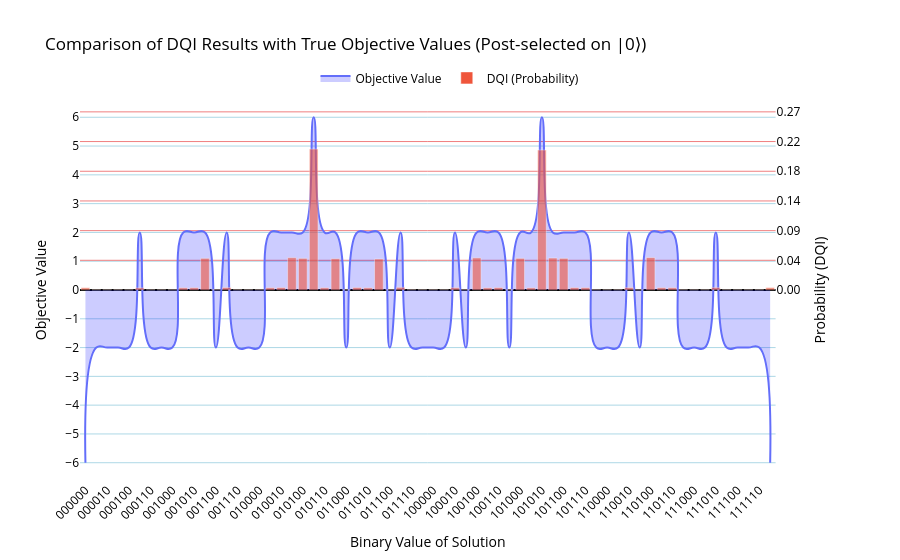

The code cell stored with this chart in its notebook:
### Code cell
counts_filtered = post_selection_counts(counts)
plot_results_union_plotly(
    brute_force_results,
    counts_filtered,
    plot_name="Comparison of DQI Results with True Objective Values (Post-selected on |0⟩)",
    spline_smoothing=1.3
)

### Figure 1 — Plotly figure (JSON) as saved in the notebook; plotly's stock layout.template omitted (floating-point values rounded to 4 significant figures)
{"data": [{"fill": "tozeroy", "fillcolor": "rgba(0,0,255,0.2)", "line": {"shape": "spline", "smoothing": 1.3}, "mode": "lines", "name": "Objective Value", "type": "scatter", "x": ["000000", "000001", "000010", "000011", "000100", "000101", "000110", "000111", "001000", "001001", "001010", "001011", "001100", "001101", "001110", "001111", "010000", "010001", "010010", "010011", "010100", "010101", "010110", "010111", "011000", "011001", "011010", "011011", "011100", "011101", "011110", "011111", "100000", "100001", "100010", "100011", "100100", "100101", "100110", "100111", "101000", "101001", "101010", "101011", "101100", "101101", "101110", "101111", "110000", "110001", "110010", "110011", "110100", "110101", "110110", "110111", "111000", "111001", "111010", "111011", "111100", "111101", "111110", "111111"], "xaxis": "x", "y": [-6, -2, -2, -2, -2, 2, -2, -2, -2, 2, 2, 2, -2, 2, -2, -2, -2, 2, 2, 2, 2, 6, 2, 2, -2, 2, 2, 2, -2, 2, -2, -2, -2, -2, 2, -2, 2, 2, 2, -2, 2, 2, 6, 2, 2, 2, 2, -2, -2, -2, 2, -2, 2, 2, 2, -2, -2, -2, 2, -2, -2, -2, -2, -6], "yaxis": "y"}, {"marker": {"opacity": 0.6}, "name": "DQI (Probability)", "type": "bar", "x": ["000000", "000001", "000010", "000011", "000100", "000101", "000110", "000111", "001000", "001001", "001010", "001011", "001100", "001101", "001110", "001111", "010000", "010001", "010010", "010011", "010100", "010101", "010110", "010111", "011000", "011001", "011010", "011011", "011100", "011101", "011110", "011111", "100000", "100001", "100010", "100011", "100100", "100101", "100110", "100111", "101000", "101001", "101010", "101011", "101100", "101101", "101110", "101111", "110000", "110001", "110010", "110011", "110100", "110101", "110110", "110111", "111000", "111001", "111010", "111011", "111100", "111101", "111110", "111111"], "xaxis": "x", "y": [0.003565, 0.0004687, 0.0003577, 0.0004564, 0.0003084, 0.003256, 0.0003454, 0.000333, 0.0003577, 0.003429, 0.003565, 0.04804, 0.0006291, 0.003799, 0.0004441, 0.00037, 0.0005057, 0.003491, 0.003799, 0.04912, 0.04799, 0.2136, 0.003466, 0.04745, 0.0003454, 0.003873, 0.003478, 0.04696, 0.0004811, 0.004058, 0.0005057, 0.0004441, 0.0004811, 0.0004071, 0.003552, 0.0005304, 0.04874, 0.00333, 0.003799, 0.0004934, 0.04798, 0.003318, 0.2122, 0.04848, 0.04798, 0.0037, 0.003589, 0.0005181, 0.0003577, 0.0004441, 0.003651, 0.0003824, 0.04925, 0.003589, 0.003491, 0.0004071, 0.000333, 0.0004071, 0.003861, 0.0004564, 0.0003084, 0.00037, 0.0004687, 0.003799], "yaxis": "y2"}], "layout": {"font": {"color": "black"}, "legend": {"orientation": "h", "x": 0.5, "xanchor": "center", "y": 1.02, "yanchor": "bottom"}, "title": {"text": "Comparison of DQI Results with True Objective Values (Post-selected on |0⟩)"}, "xaxis": {"anchor": "y", "domain": [0, 0.94], "tickangle": -45, "title": {"text": "Binary Value of Solution"}}, "yaxis": {"anchor": "x", "domain": [0, 1], "dtick": 1, "gridcolor": "lightblue", "range": [-6.6, 6.6], "showgrid": true, "tick0": 0, "title": {"text": "Objective Value"}}, "yaxis2": {"anchor": "x", "gridcolor": "lightcoral", "overlaying": "y", "range": [-0.288, 0.288], "showgrid": true, "side": "right", "tickmode": "array", "ticktext": ["0.00", "0.04", "0.09", "0.14", "0.18", "0.22", "0.27", "0.32", "0.36"], "tickvals": [0, 0.045, 0.09, 0.135, 0.18, 0.225, 0.27, 0.315, 0.36], "title": {"text": "Probability (DQI)"}, "zeroline": true, "zerolinecolor": "black", "zerolinewidth": 2}}}
